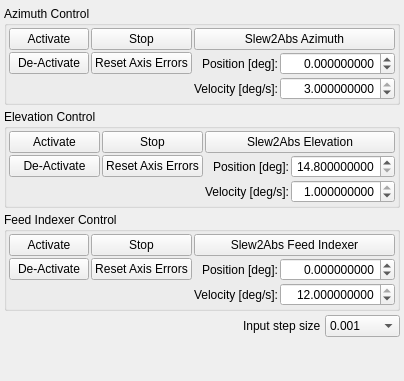
      <widget class="QWidget" name="axis">
       <attribute name="title">
        <string>Axis</string>
       </attribute>
       <layout class="QVBoxLayout" name="verticalLayout_1">
        <property name="spacing">
         <number>4</number>
        </property>
        <property name="leftMargin">
         <number>4</number>
        </property>
        <property name="topMargin">
         <number>6</number>
        </property>
        <property name="rightMargin">
         <number>4</number>
        </property>
        <property name="bottomMargin">
         <number>4</number>
        </property>
        <item>
         <widget class="QGroupBox" name="groupBox_azimuth_ctrl">
          <property name="title">
           <string>Azimuth Control</string>
          </property>
          <layout class="QGridLayout" name="gridLayout_15">
           <property name="leftMargin">
            <number>2</number>
           </property>
           <property name="topMargin">
            <number>2</number>
           </property>
           <property name="rightMargin">
            <number>2</number>
           </property>
           <property name="bottomMargin">
            <number>2</number>
           </property>
           <property name="spacing">
            <number>2</number>
           </property>
           <item row="2" column="0">
            <widget class="QPushButton" name="button_azimuth_deactivate">
             <property name="sizePolicy">
              <sizepolicy hsizetype="MinimumExpanding" vsizetype="Fixed">
               <horstretch>0</horstretch>
               <verstretch>0</verstretch>
              </sizepolicy>
             </property>
             <property name="text">
              <string>De-Activate</string>
             </property>
             <property name="opcua_cmd" stdset="0">
              <string>Management.Commands.DeActivate</string>
             </property>
            </widget>
           </item>
           <item row="3" column="2">
            <widget class="QLabel" name="label_39">
             <property name="text">
              <string>Velocity [deg/s]:</string>
             </property>
             <property name="alignment">
              <set>Qt::AlignmentFlag::AlignRight|Qt::AlignmentFlag::AlignTrailing|Qt::AlignmentFlag::AlignVCenter</set>
             </property>
            </widget>
           </item>
           <item row="0" column="2" colspan="2">
            <widget class="QPushButton" name="button_azimuth_slew">
             <property name="sizePolicy">
              <sizepolicy hsizetype="MinimumExpanding" vsizetype="Fixed">
               <horstretch>0</horstretch>
               <verstretch>0</verstretch>
              </sizepolicy>
             </property>
             <property name="text">
              <string>Slew2Abs Azimuth</string>
             </property>
             <property name="opcua_cmd" stdset="0">
              <string>Management.Commands.Slew2AbsSingleAx</string>
             </property>
            </widget>
           </item>
           <item row="2" column="1">
            <widget class="QPushButton" name="button_azimuth_reset">
             <property name="minimumSize">
              <size>
               <width>0</width>
               <height>22</height>
              </size>
             </property>
             <property name="text">
              <string>Reset Axis Errors</string>
             </property>
             <property name="opcua_cmd" stdset="0">
              <string>Management.Commands.Reset</string>
             </property>
            </widget>
           </item>
           <item row="0" column="1">
            <widget class="QPushButton" name="button_azimuth_stop">
             <property name="sizePolicy">
              <sizepolicy hsizetype="MinimumExpanding" vsizetype="Fixed">
               <horstretch>0</horstretch>
               <verstretch>0</verstretch>
              </sizepolicy>
             </property>
             <property name="minimumSize">
              <size>
               <width>0</width>
               <height>22</height>
              </size>
             </property>
             <property name="text">
              <string>Stop</string>
             </property>
             <property name="opcua_cmd" stdset="0">
              <string>Management.Commands.Stop</string>
             </property>
            </widget>
           </item>
           <item row="0" column="0">
            <widget class="QPushButton" name="button_azimuth_activate">
             <property name="sizePolicy">
              <sizepolicy hsizetype="MinimumExpanding" vsizetype="Fixed">
               <horstretch>0</horstretch>
               <verstretch>0</verstretch>
              </sizepolicy>
             </property>
             <property name="text">
              <string>Activate</string>
             </property>
             <property name="opcua_cmd" stdset="0">
              <string>Management.Commands.Activate</string>
             </property>
            </widget>
           </item>
           <item row="2" column="2">
            <widget class="QLabel" name="label_38">
             <property name="text">
              <string>Position [deg]:</string>
             </property>
             <property name="alignment">
              <set>Qt::AlignmentFlag::AlignRight|Qt::AlignmentFlag::AlignTrailing|Qt::AlignmentFlag::AlignVCenter</set>
             </property>
            </widget>
           </item>
           <item row="2" column="3">
            <widget class="LimitedDisplaySpinBox" name="spinbox_slew_only_azimuth_position">
             <property name="sizePolicy">
              <sizepolicy hsizetype="Expanding" vsizetype="Fixed">
               <horstretch>0</horstretch>
               <verstretch>0</verstretch>
              </sizepolicy>
             </property>
             <property name="alignment">
              <set>Qt::AlignmentFlag::AlignRight|Qt::AlignmentFlag::AlignTrailing|Qt::AlignmentFlag::AlignVCenter</set>
             </property>
             <property name="decimals">
              <number>9</number>
             </property>
             <property name="minimum">
              <double>-271.000000000000000</double>
             </property>
             <property name="maximum">
              <double>271.000000000000000</double>
             </property>
             <property name="singleStep">
              <double>0.001000000000000</double>
             </property>
             <property name="opcua" stdset="0">
              <string>Azimuth.Status.p_Act</string>
             </property>
            </widget>
           </item>
           <item row="3" column="3">
            <widget class="LimitedDisplaySpinBox" name="spinbox_slew_only_azimuth_velocity">
             <property name="sizePolicy">
              <sizepolicy hsizetype="Expanding" vsizetype="Fixed">
               <horstretch>0</horstretch>
               <verstretch>0</verstretch>
              </sizepolicy>
             </property>
             <property name="alignment">
              <set>Qt::AlignmentFlag::AlignRight|Qt::AlignmentFlag::AlignTrailing|Qt::AlignmentFlag::AlignVCenter</set>
             </property>
             <property name="decimals">
              <number>9</number>
             </property>
             <property name="minimum">
              <double>0.000000000000000</double>
             </property>
             <property name="maximum">
              <double>3.000000000000000</double>
             </property>
             <property name="singleStep">
              <double>0.001000000000000</double>
             </property>
             <property name="value">
              <double>3.000000000000000</double>
             </property>
             <property name="opcua" stdset="0">
              <string>Azimuth.Status.v_SetMax</string>
             </property>
            </widget>
           </item>
          </layout>
         </widget>
        </item>
        <item>
         <widget class="QGroupBox" name="groupBox_elevation_ctrl">
          <property name="title">
           <string>Elevation Control</string>
          </property>
          <layout class="QGridLayout" name="gridLayout_14">
           <property name="leftMargin">
            <number>2</number>
           </property>
           <property name="topMargin">
            <number>2</number>
           </property>
           <property name="rightMargin">
            <number>2</number>
           </property>
           <property name="bottomMargin">
            <number>2</number>
           </property>
           <property name="spacing">
            <number>2</number>
           </property>
           <item row="0" column="0">
            <widget class="QPushButton" name="button_elevation_activate">
             <property name="sizePolicy">
              <sizepolicy hsizetype="MinimumExpanding" vsizetype="Fixed">
               <horstretch>0</horstretch>
               <verstretch>0</verstretch>
              </sizepolicy>
             </property>
             <property name="text">
              <string>Activate</string>
             </property>
             <property name="opcua_cmd" stdset="0">
              <string>Management.Commands.Activate</string>
             </property>
            </widget>
           </item>
           <item row="0" column="1">
            <widget class="QPushButton" name="button_elevation_stop">
             <property name="sizePolicy">
              <sizepolicy hsizetype="MinimumExpanding" vsizetype="Fixed">
               <horstretch>0</horstretch>
               <verstretch>0</verstretch>
              </sizepolicy>
             </property>
             <property name="text">
              <string>Stop</string>
             </property>
             <property name="opcua_cmd" stdset="0">
              <string>Management.Commands.Stop</string>
             </property>
            </widget>
           </item>
           <item row="0" column="2" colspan="2">
            <widget class="QPushButton" name="button_elevation_slew">
             <property name="sizePolicy">
              <sizepolicy hsizetype="MinimumExpanding" vsizetype="Fixed">
               <horstretch>0</horstretch>
               <verstretch>0</verstretch>
              </sizepolicy>
             </property>
             <property name="text">
              <string>Slew2Abs Elevation</string>
             </property>
             <property name="opcua_cmd" stdset="0">
              <string>Management.Commands.Slew2AbsSingleAx</string>
             </property>
            </widget>
           </item>
           <item row="1" column="0">
            <widget class="QPushButton" name="button_elevation_deactivate">
             <property name="sizePolicy">
              <sizepolicy hsizetype="MinimumExpanding" vsizetype="Fixed">
               <horstretch>0</horstretch>
               <verstretch>0</verstretch>
              </sizepolicy>
             </property>
             <property name="text">
              <string>De-Activate</string>
             </property>
             <property name="opcua_cmd" stdset="0">
              <string>Management.Commands.DeActivate</string>
             </property>
            </widget>
           </item>
           <item row="1" column="1">
            <widget class="QPushButton" name="button_elevation_reset">
             <property name="minimumSize">
              <size>
               <width>0</width>
               <height>22</height>
              </size>
             </property>
             <property name="text">
              <string>Reset Axis Errors</string>
             </property>
             <property name="opcua_cmd" stdset="0">
              <string>Management.Commands.Reset</string>
             </property>
            </widget>
           </item>
           <item row="1" column="2">
            <widget class="QLabel" name="label_35">
             <property name="text">
              <string>Position [deg]:</string>
             </property>
             <property name="alignment">
              <set>Qt::AlignmentFlag::AlignRight|Qt::AlignmentFlag::AlignTrailing|Qt::AlignmentFlag::AlignVCenter</set>
             </property>
            </widget>
           </item>
           <item row="2" column="2">
            <widget class="QLabel" name="label_37">
             <property name="text">
              <string>Velocity [deg/s]:</string>
             </property>
             <property name="alignment">
              <set>Qt::AlignmentFlag::AlignRight|Qt::AlignmentFlag::AlignTrailing|Qt::AlignmentFlag::AlignVCenter</set>
             </property>
            </widget>
           </item>
           <item row="1" column="3">
            <widget class="LimitedDisplaySpinBox" name="spinbox_slew_only_elevation_position">
             <property name="sizePolicy">
              <sizepolicy hsizetype="Expanding" vsizetype="Fixed">
               <horstretch>0</horstretch>
               <verstretch>0</verstretch>
              </sizepolicy>
             </property>
             <property name="alignment">
              <set>Qt::AlignmentFlag::AlignRight|Qt::AlignmentFlag::AlignTrailing|Qt::AlignmentFlag::AlignVCenter</set>
             </property>
             <property name="decimals">
              <number>9</number>
             </property>
             <property name="minimum">
              <double>14.800000000000001</double>
             </property>
             <property name="maximum">
              <double>90.200000000000003</double>
             </property>
             <property name="singleStep">
              <double>0.001000000000000</double>
             </property>
             <property name="opcua" stdset="0">
              <string>Elevation.Status.p_Act</string>
             </property>
            </widget>
           </item>
           <item row="2" column="3">
            <widget class="LimitedDisplaySpinBox" name="spinbox_slew_only_elevation_velocity">
             <property name="sizePolicy">
              <sizepolicy hsizetype="Expanding" vsizetype="Fixed">
               <horstretch>0</horstretch>
               <verstretch>0</verstretch>
              </sizepolicy>
             </property>
             <property name="alignment">
              <set>Qt::AlignmentFlag::AlignRight|Qt::AlignmentFlag::AlignTrailing|Qt::AlignmentFlag::AlignVCenter</set>
             </property>
             <property name="decimals">
              <number>9</number>
             </property>
             <property name="minimum">
              <double>0.000000000000000</double>
             </property>
             <property name="maximum">
              <double>1.000000000000000</double>
             </property>
             <property name="singleStep">
              <double>0.001000000000000</double>
             </property>
             <property name="value">
              <double>1.000000000000000</double>
             </property>
             <property name="opcua" stdset="0">
              <string>Elevation.Status.v_SetMax</string>
             </property>
            </widget>
           </item>
          </layout>
         </widget>
        </item>
        <item>
         <widget class="QGroupBox" name="groupBox_indexer_ctrl">
          <property name="title">
           <string>Feed Indexer Control</string>
          </property>
          <layout class="QGridLayout" name="gridLayout_16">
           <property name="leftMargin">
            <number>2</number>
           </property>
           <property name="topMargin">
            <number>2</number>
           </property>
           <property name="rightMargin">
            <number>2</number>
           </property>
           <property name="bottomMargin">
            <number>2</number>
           </property>
           <property name="spacing">
            <number>2</number>
           </property>
           <item row="0" column="0">
            <widget class="QPushButton" name="button_indexer_activate">
             <property name="sizePolicy">
              <sizepolicy hsizetype="MinimumExpanding" vsizetype="Fixed">
               <horstretch>0</horstretch>
               <verstretch>0</verstretch>
              </sizepolicy>
             </property>
             <property name="text">
              <string>Activate</string>
             </property>
             <property name="opcua_cmd" stdset="0">
              <string>Management.Commands.Activate</string>
             </property>
            </widget>
           </item>
           <item row="0" column="1">
            <widget class="QPushButton" name="button_indexer_stop">
             <property name="sizePolicy">
              <sizepolicy hsizetype="MinimumExpanding" vsizetype="Fixed">
               <horstretch>0</horstretch>
               <verstretch>0</verstretch>
              </sizepolicy>
             </property>
             <property name="text">
              <string>Stop</string>
             </property>
             <property name="opcua_cmd" stdset="0">
              <string>Management.Commands.Stop</string>
             </property>
            </widget>
           </item>
           <item row="0" column="2" colspan="2">
            <widget class="QPushButton" name="button_indexer_slew">
             <property name="sizePolicy">
              <sizepolicy hsizetype="MinimumExpanding" vsizetype="Fixed">
               <horstretch>0</horstretch>
               <verstretch>0</verstretch>
              </sizepolicy>
             </property>
             <property name="text">
              <string>Slew2Abs Feed Indexer</string>
             </property>
             <property name="opcua_cmd" stdset="0">
              <string>Management.Commands.Slew2AbsSingleAx</string>
             </property>
            </widget>
           </item>
           <item row="1" column="0">
            <widget class="QPushButton" name="button_indexer_deactivate">
             <property name="sizePolicy">
              <sizepolicy hsizetype="MinimumExpanding" vsizetype="Fixed">
               <horstretch>0</horstretch>
               <verstretch>0</verstretch>
              </sizepolicy>
             </property>
             <property name="text">
              <string>De-Activate</string>
             </property>
             <property name="opcua_cmd" stdset="0">
              <string>Management.Commands.DeActivate</string>
             </property>
            </widget>
           </item>
           <item row="1" column="1">
            <widget class="QPushButton" name="button_indexer_reset">
             <property name="minimumSize">
              <size>
               <width>0</width>
               <height>22</height>
              </size>
             </property>
             <property name="text">
              <string>Reset Axis Errors</string>
             </property>
             <property name="opcua_cmd" stdset="0">
              <string>Management.Commands.Reset</string>
             </property>
            </widget>
           </item>
           <item row="1" column="2">
            <widget class="QLabel" name="label_40">
             <property name="text">
              <string>Position [deg]:</string>
             </property>
             <property name="alignment">
              <set>Qt::AlignmentFlag::AlignRight|Qt::AlignmentFlag::AlignTrailing|Qt::AlignmentFlag::AlignVCenter</set>
             </property>
            </widget>
           </item>
           <item row="2" column="2">
            <widget class="QLabel" name="label_41">
             <property name="text">
              <string>Velocity [deg/s]:</string>
             </property>
             <property name="alignment">
              <set>Qt::AlignmentFlag::AlignRight|Qt::AlignmentFlag::AlignTrailing|Qt::AlignmentFlag::AlignVCenter</set>
             </property>
            </widget>
           </item>
           <item row="1" column="3">
            <widget class="LimitedDisplaySpinBox" name="spinbox_slew_only_indexer_position">
             <property name="sizePolicy">
              <sizepolicy hsizetype="Expanding" vsizetype="Fixed">
               <horstretch>0</horstretch>
               <verstretch>0</verstretch>
              </sizepolicy>
             </property>
             <property name="alignment">
              <set>Qt::AlignmentFlag::AlignRight|Qt::AlignmentFlag::AlignTrailing|Qt::AlignmentFlag::AlignVCenter</set>
             </property>
             <property name="decimals">
              <number>9</number>
             </property>
             <property name="minimum">
              <double>-106.000000000000000</double>
             </property>
             <property name="maximum">
              <double>106.000000000000000</double>
             </property>
             <property name="singleStep">
              <double>0.001000000000000</double>
             </property>
             <property name="opcua" stdset="0">
              <string>FeedIndexer.Status.p_Act</string>
             </property>
            </widget>
           </item>
           <item row="2" column="3">
            <widget class="LimitedDisplaySpinBox" name="spinbox_slew_only_indexer_velocity">
             <property name="sizePolicy">
              <sizepolicy hsizetype="Expanding" vsizetype="Fixed">
               <horstretch>0</horstretch>
               <verstretch>0</verstretch>
              </sizepolicy>
             </property>
             <property name="alignment">
              <set>Qt::AlignmentFlag::AlignRight|Qt::AlignmentFlag::AlignTrailing|Qt::AlignmentFlag::AlignVCenter</set>
             </property>
             <property name="decimals">
              <number>9</number>
             </property>
             <property name="minimum">
              <double>0.000000000000000</double>
             </property>
             <property name="maximum">
              <double>12.000000000000000</double>
             </property>
             <property name="singleStep">
              <double>0.001000000000000</double>
             </property>
             <property name="value">
              <double>12.000000000000000</double>
             </property>
             <property name="opcua" stdset="0">
              <string>FeedIndexer.Status.v_SetMax</string>
             </property>
            </widget>
           </item>
          </layout>
         </widget>
        </item>
        <item>
         <layout class="QHBoxLayout" name="horizontalLayout_3">
          <item>
           <spacer name="horizontalSpacer_5">
            <property name="orientation">
             <enum>Qt::Orientation::Horizontal</enum>
            </property>
            <property name="sizeHint" stdset="0">
             <size>
              <width>40</width>
              <height>20</height>
             </size>
            </property>
           </spacer>
          </item>
          <item>
           <widget class="QLabel" name="label_111">
            <property name="text">
             <string>Input step size</string>
            </property>
           </widget>
          </item>
          <item>
           <widget class="QComboBox" name="combobox_axis_input_step">
            <property name="enabled">
             <bool>true</bool>
            </property>
            <property name="currentIndex">
             <number>3</number>
            </property>
            <property name="opcua" stdset="0">
             <string/>
            </property>
            <item>
             <property name="text">
              <string>1.0</string>
             </property>
            </item>
            <item>
             <property name="text">
              <string>0.1</string>
             </property>
            </item>
            <item>
             <property name="text">
              <string>0.01</string>
             </property>
            </item>
            <item>
             <property name="text">
              <string>0.001</string>
             </property>
            </item>
            <item>
             <property name="text">
              <string>0.0001</string>
             </property>
            </item>
            <item>
             <property name="text">
              <string>0.00001</string>
             </property>
            </item>
           </widget>
          </item>
         </layout>
        </item>
        <item>
         <spacer name="verticalSpacer_3">
          <property name="orientation">
           <enum>Qt::Orientation::Vertical</enum>
          </property>
          <property name="sizeHint" stdset="0">
           <size>
            <width>20</width>
            <height>40</height>
           </size>
          </property>
         </spacer>
        </item>
       </layout>
      </widget>
